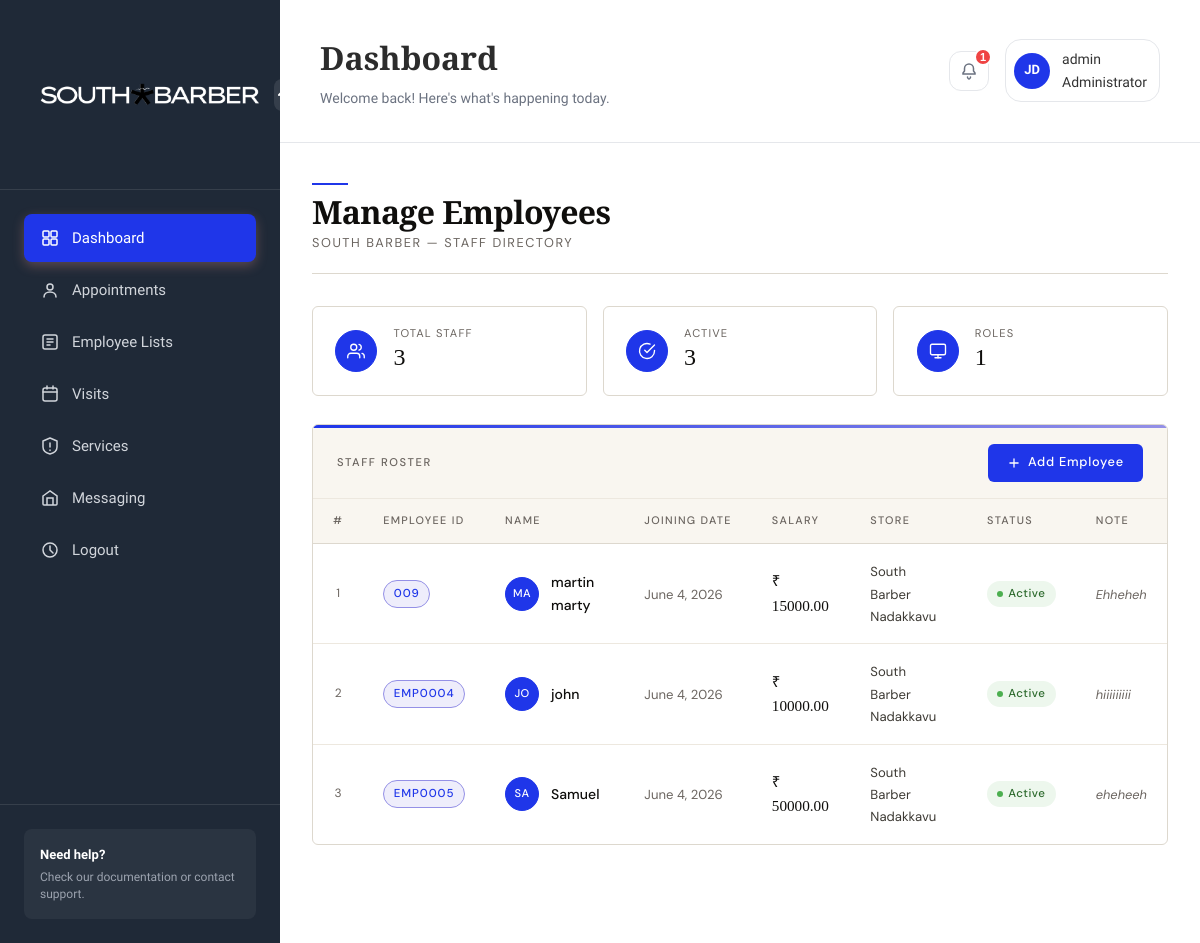
Screenshot of /adminsection/employeelist/ (signed in) with the database file from the repository.
### adminsection/models.py (models this page shows, shortened)
class User(AbstractUser):
    ROLE_CHOICES = (
        ('ADMIN', 'Admin'),
        ('MANAGER', 'Manager'),
        ('EMPLOYEE', 'Employee'),
        ('CUSTOMER', 'Customer'),
    )
    Role = models.CharField(max_length=20, choices=ROLE_CHOICES)
    Store = models.ForeignKey(Store, on_delete=models.SET_NULL, null=True, blank=True)

class Employee(models.Model):
    User = models.OneToOneField(User, on_delete=models.CASCADE)
    EmployeeID = models.CharField(max_length=20, unique=True)
    JoiningDate = models.DateField()
    Salary = models.DecimalField(max_digits=10, decimal_places=2)
    Store = models.ForeignKey(Store, on_delete=models.SET_NULL, null=True, blank=True)
    IsActive = models.BooleanField(default=True)
    Note = models.TextField(blank=True)

class Store(models.Model):
    StoreID = models.UUIDField(default=uuid.uuid4, editable=False, unique=True)
    StoreName = models.CharField(max_length=100)
    Address = models.TextField()
    City = models.CharField(max_length=50)
    State = models.CharField(max_length=50)
    Pincode = models.CharField(max_length=10)
    Phone = models.CharField(max_length=15)
    CreatedAt = models.DateTimeField(auto_now_add=True)
    def __str__(self):
        return self.StoreName

### adminsection/views.py (the view)
# urls.py: path('employeelist/', views.employeelist, name='employeelist'),
@staff_member_required
def employeelist(request):
    active_store, user_stores, is_owner = get_active_store(request)
    employee = Employee.objects.filter(
        Store=active_store
    ).order_by('-JoiningDate')
    return render(request, 'adminsection/employee-list.html', {
        'employee': employee,
        'active_store': active_store,
        'user_stores': user_stores,
        'is_owner': is_owner,
    })

### adminsection/views.py (called while the page is built, shortened)
def get_user_stores(request):
    if request.user.is_superuser:
        return Store.objects.all(), True

def get_active_store(request):
    stores, is_owner = get_user_stores(request)
    if not stores:
        return None, stores, is_owner
    if len(stores) == 1:
        return stores[0], stores, is_owner
    store_id = request.session.get('active_store_id')
    if store_id:
        try:
            active_store = next((s for s in stores if str(s.id) == str(store_id)), stores[0])
            return active_store, stores, is_owner
        except:
            pass
    return stores[0], stores, is_owner

### templates/adminsection/employee-list.html (shortened to what this page needs)
{% extends 'adminsection/base.html' %}
{% load static %}
{% block content %}
<div class="emp-page">
  <div class="emp-header">
    <div class="emp-header-left">
      <div class="gold-rule"></div>
      <h1>Manage Employees</h1>
      <p>South Barber — Staff Directory</p>
    </div>
  </div>
  <div class="emp-stats">
    <div class="stat-card">
      <div class="stat-icon">
        <svg viewBox="0 0 24 24"><path d="M17 21v-2a4 4 0 0 0-4-4H5a4 4 0 0 0-4 4v2"/><circle cx="9" cy="7" r="4"/><path d="M23 21v-2a4 4 0 0 0-3-3.87"/><path d="M16 3.13a4 4 0 0 1 0 7.75"/></svg>
      </div>
      <div>
        <div class="stat-label">Total Staff</div>
        <div class="stat-value">{{ employee|length }}</div>
      </div>
    </div>
    <div class="stat-card">
      <div class="stat-icon">
        <svg viewBox="0 0 24 24"><path d="M22 11.08V12a10 10 0 1 1-5.93-9.14"/><polyline points="22 4 12 14.01 9 11.01"/></svg>
      </div>
      <div>
        <div class="stat-label">Active</div>
        <div class="stat-value">{% for e in employee %}{% if e.IsActive %}{% endif %}{% endfor %}{{ employee|length }}</div>
      </div>
    </div>
    <div class="stat-card">
      <div class="stat-icon">
        <svg viewBox="0 0 24 24"><rect x="2" y="3" width="20" height="14" rx="2"/><line x1="8" y1="21" x2="16" y2="21"/><line x1="12" y1="17" x2="12" y2="21"/></svg>
      </div>
      <div>
        <div class="stat-label">Roles</div>
        <div class="stat-value">1</div>
      </div>
    </div>
  </div>
  <div class="emp-card">
    <div class="emp-card-toolbar">
      <span class="emp-card-toolbar-title">Staff Roster</span>
      <a href="{% url 'addemployee' %}" class="btn-add">
        <svg viewBox="0 0 24 24"><line x1="12" y1="5" x2="12" y2="19"/><line x1="5" y1="12" x2="19" y2="12"/></svg>
        Add Employee
      </a>
    </div>
    <table class="emp-table">
      <thead>
        <tr>
          <th>#</th>
          <th>Employee ID</th>
          <th>Name</th>
          <th>Joining Date</th>
          <th>Salary</th>
          <th>Store</th>
          <th>Status</th>
          <th>Note</th>
        </tr>
      </thead>
      <tbody>
        {% for item in employee %}
        <tr>
          <td>{{ forloop.counter }}</td>
          <td><span class="emp-id">{{ item.EmployeeID }}</span></td>
          <td>
            <div class="emp-name">
              <div class="emp-avatar">
                {{ item.User.get_full_name|slice:":2" }}
              </div>
              <span class="emp-name-text">{{ item.User.get_full_name }}</span>
            </div>
          </td>
          <td><span class="emp-date">{{ item.JoiningDate }}</span></td>
          <td><span class="emp-salary">₹ {{ item.Salary }}</span></td>
          <td><span class="emp-store">{{ item.Store|default:"—" }}</span></td>
          <td>
            {% if item.IsActive %}
              <span class="badge-active">Active</span>
            {% else %}
              <span class="badge-inactive">Inactive</span>
            {% endif %}
          </td>
          <td><span class="emp-note">{{ item.Note|default:"—" }}</span></td>
        </tr>
        {% endfor %}
      </tbody>
    </table>
  </div>
</div>
{% endblock %}

### templates/adminsection/base.html (shortened to what this page needs)
{% load static %}
<!DOCTYPE html>
<html lang="en">
<head>
    <link rel="stylesheet" href="{% static 'css/styles.css' %}">
    <link rel="stylesheet" href="https://cdnjs.cloudflare.com/ajax/libs/font-awesome/6.0.0/css/all.min.css">
</head>
<body>
    <html class="app-container">
        <aside class="sidebar">
            <div class="sidebar-header">
                <div class="logo">
                    <img src="{% static 'images/SOUTH BARBER LOGO.png' %}" alt="South Barber Logo" style="width:250px; height:125px;">
                </div>
                <button class="sidebar-toggle">
                    <svg width="20" height="20" viewBox="0 0 20 20" fill="none">
                        <path d="M15 10L10 5L5 10" stroke="currentColor" stroke-width="2" stroke-linecap="round"/>
                    </svg>
                </button>
            </div>
            <nav class="sidebar-nav">
                <a href="{% url 'dashboard' %}" class="nav-item active">
                    <span>Dashboard</span>
                </a>
                <a href="{% url 'allappointment' %}" class="nav-item">
                    <svg width="20" height="20" viewBox="0 0 20 20" fill="none">
                        <circle cx="10" cy="7" r="3" stroke="currentColor" stroke-width="1.5"/>
                        <path d="M4 17C4 14 6.5 12 10 12C13.5 12 16 14 16 17" stroke="currentColor" stroke-width="1.5" stroke-linecap="round"/>
                    </svg>
                    <span>Appointments</span>
                </a>
                <a href="{% url 'employeelist' %}" class="nav-item">
                    <svg width="20" height="20" viewBox="0 0 20 20" fill="none">
                        <rect x="3" y="3" width="14" height="14" rx="2" stroke="currentColor" stroke-width="1.5"/>
                        <path d="M7 7H13M7 10H13M7 13H10" stroke="currentColor" stroke-width="1.5" stroke-linecap="round"/>
                    </svg>
                    <span>Employee Lists</span>
                </a>
                <a href="{% url 'customerlist' %}" class="nav-item">
                    <svg width="20" height="20" viewBox="0 0 20 20" fill="none">
                        <rect x="3" y="4" width="14" height="13" rx="2" stroke="currentColor" stroke-width="1.5"/>
                        <path d="M7 2V5M13 2V5M3 8H17" stroke="currentColor" stroke-width="1.5" stroke-linecap="round"/>
                    </svg>
                    <span>Visits</span>
                </a>
                <a href="{% url 'manageservices' %}" class="nav-item">
                    <svg width="20" height="20" viewBox="0 0 20 20" fill="none">
                        <path d="M3 5L10 2L17 5V11C17 14.5 14 17 10 18C6 17 3 14.5 3 11V5Z" stroke="currentColor" stroke-width="1.5" stroke-linejoin="round"/>
                        <path d="M10 7V11M10 14V14.5" stroke="currentColor" stroke-width="1.5" stroke-linecap="round"/>
                    </svg>
                    <span>Services</span>
                </a>
                <a href="#" class="nav-item">
                    <svg width="20" height="20" viewBox="0 0 20 20" fill="none">
                        <path d="M3 8L10 3L17 8V16C17 16.5 16.5 17 16 17H4C3.5 17 3 16.5 3 16V8Z" stroke="currentColor" stroke-width="1.5"/>
                        <path d="M13 17V10H7V17" stroke="currentColor" stroke-width="1.5"/>
                    </svg>
                    <span>Messaging</span>
                </a>
                <a href="{% url 'logout' %}" class="nav-item">
                    <svg width="20" height="20" viewBox="0 0 20 20" fill="none">
                        <circle cx="10" cy="10" r="7" stroke="currentColor" stroke-width="1.5"/>
                        <path d="M10 6V10L13 13" stroke="currentColor" stroke-width="1.5" stroke-linecap="round"/>
                    </svg>
                    <span>Logout</span>
                </a>
            </nav>
            <div class="sidebar-footer">
                <div class="help-section">
                    <p class="help-title">Need help?</p>
                    <p class="help-text">Check our documentation or contact support.</p>
                </div>
            </div>
        </aside>
        <main class="main-content">
            <header class="header">
                <div class="header-left">
                    <h1 class="page-title">Dashboard</h1>
                    <p class="page-subtitle">Welcome back! Here's what's happening today.</p>
                </div>
                <div class="header-right">
                    <button class="notification-btn">
                        <svg width="20" height="20" viewBox="0 0 20 20" fill="none">
                            <path d="M10 3C7.5 3 5.5 5 5.5 7.5V10L4 12V13H16V12L14.5 10V7.5C14.5 5 12.5 3 10 3Z" stroke="currentColor" stroke-width="1.5"/>
                            <path d="M8.5 16C8.5 17 9.5 18 10 18C10.5 18 11.5 17 11.5 16" stroke="currentColor" stroke-width="1.5" stroke-linecap="round"/>
                        </svg>
                        <span class="notification-badge">1</span>
                    </button>
                    <div class="user-menu">
                        {% if request.user.is_authenticated %}
                        <div class="user-avatar">JD</div>
                        <span class="user-name">
                            <p>{{ user.username }}</p>
                            {% if request.user.is_superuser %}
                            <span>Administrator </span>
                            {% else %}
                            <span>Staff</span>
                            {% endif %}
                                </span>
                        </div>
                        {% endif %}
                </div>
            </header>
            {% block content %}
            {% endblock %}
    </main>
</html>

### rows the page displays
User: username "admin"
Employee: EmployeeID "009", User.get_full_name "MA", User.get_full_name "martin marty", JoiningDate "June 4, 2026", Salary "15000.00", Store "South Barber Nadakkavu", IsActive "Active", Note "Ehheheh"
Employee: EmployeeID "EMP0004", User.get_full_name "JO", User.get_full_name "john", JoiningDate "June 4, 2026", Salary "10000.00", Store "South Barber Nadakkavu", IsActive "Active", Note "hiiiiiiiii"
Employee: EmployeeID "EMP0005", User.get_full_name "SA", User.get_full_name "Samuel", JoiningDate "June 4, 2026", Salary "50000.00", Store "South Barber Nadakkavu", IsActive "Active", Note "eheheeh"

### other values shown
{{ employee|length }} "3"
